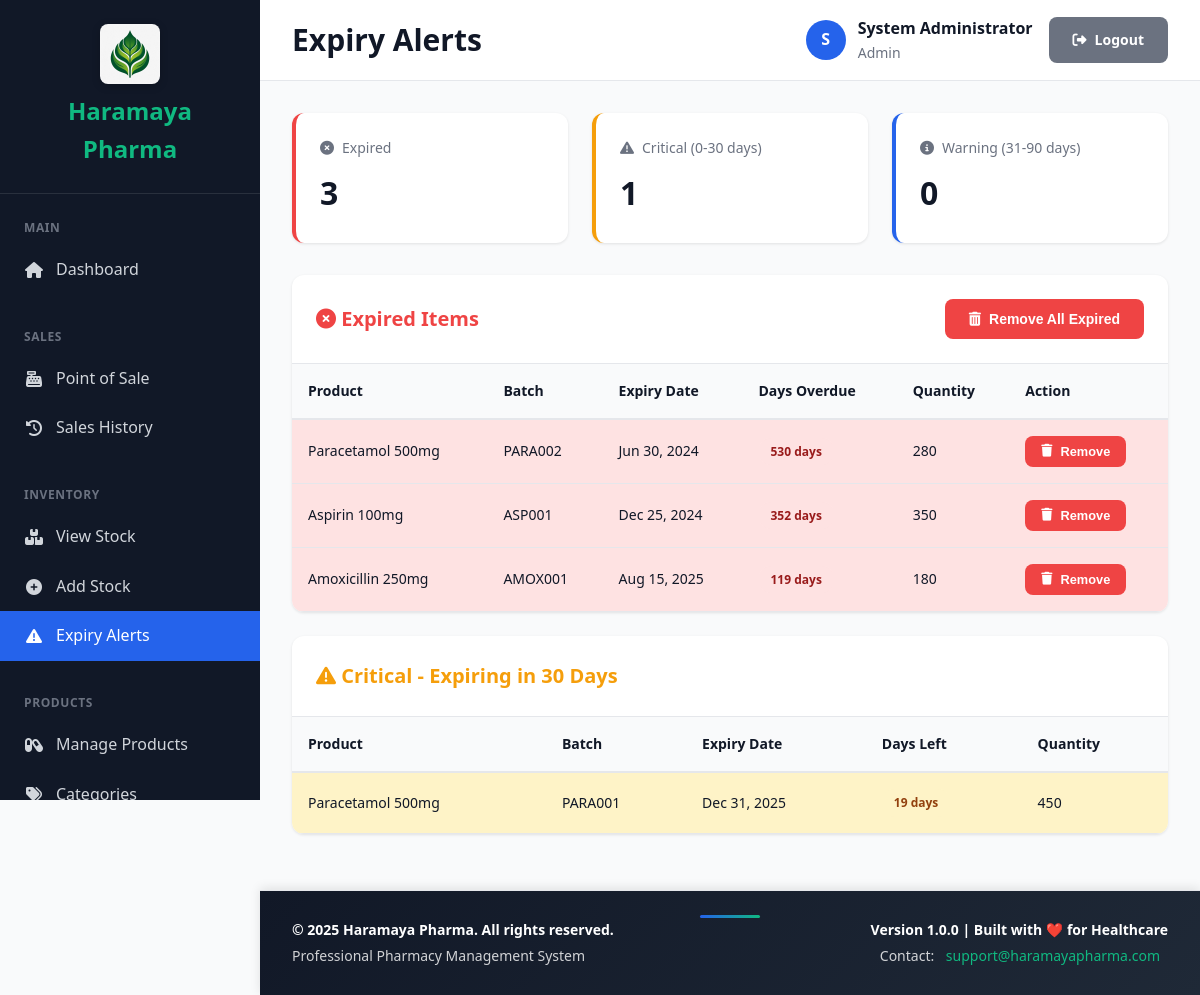
Screenshot of /modules/stock/expiry-alerts.php (signed in) with the database file from the repository.
### tables this page shows
CREATE TABLE IF NOT EXISTS stock_batches (
    batch_id INT AUTO_INCREMENT PRIMARY KEY,
    product_id INT NOT NULL,
    supplier_id INT NOT NULL,
    batch_number VARCHAR(100) NOT NULL,
    quantity_received INT NOT NULL,
    quantity_remaining INT NOT NULL,
    unit_cost DECIMAL(10,2) NOT NULL,
    expiry_date DATE NOT NULL,
    received_date DATE NOT NULL,
    received_by INT NOT NULL,
    notes TEXT,
    created_at TIMESTAMP DEFAULT CURRENT_TIMESTAMP,
    FOREIGN KEY (product_id) REFERENCES products(product_id) ON DELETE CASCADE,
    FOREIGN KEY (supplier_id) REFERENCES suppliers(supplier_id) ON DELETE RESTRICT,
    FOREIGN KEY (received_by) REFERENCES users(user_id) ON DELETE RESTRICT,
    INDEX idx_product_batch (product_id, batch_number),
    INDEX idx_expiry_date (expiry_date),
    INDEX idx_supplier (supplier_id)
);

CREATE TABLE IF NOT EXISTS products (
    product_id INT AUTO_INCREMENT PRIMARY KEY,
    product_code VARCHAR(50) NOT NULL UNIQUE,
    product_name VARCHAR(200) NOT NULL,
    generic_name VARCHAR(200),
    category_id INT NOT NULL,
    strength VARCHAR(50),
    dosage_form VARCHAR(50),
    unit_price DECIMAL(10,2) NOT NULL,
    reorder_level INT DEFAULT 10,
    requires_prescription BOOLEAN DEFAULT FALSE,
    is_active BOOLEAN DEFAULT TRUE,
    created_at TIMESTAMP DEFAULT CURRENT_TIMESTAMP,
    FOREIGN KEY (category_id) REFERENCES product_categories(category_id) ON DELETE RESTRICT,
    INDEX idx_product_code (product_code),
    INDEX idx_product_name (product_name),
    INDEX idx_category (category_id)
);

### includes/auth.php (called while the page is built, shortened)
<?php
require_once __DIR__ . '/security.php';
function is_logged_in() {
    return isset($_SESSION['user_id']) && !empty($_SESSION['user_id']);
}
function has_role($required_role) {
    $user_role = $_SESSION['role'];
    if ($user_role === 'admin') {
        return true;
    }
    return $user_role === $required_role;
}

### includes/security.php (called while the page is built, shortened)
<?php
function clean($data) {
    return htmlspecialchars($data, ENT_QUOTES, 'UTF-8');
}

### modules/stock/expiry-alerts.php (the view, shortened to what this page needs)
<?php
$pdo = require __DIR__ . '/../../config/database.php';
require_once __DIR__ . '/../../includes/security.php';
require_once __DIR__ . '/../../includes/auth.php';
require_once __DIR__ . '/../../templates/header.php';
$expired = $pdo->query("
    SELECT sb.batch_id, p.product_name, sb.batch_number, sb.expiry_date, sb.quantity_remaining,
           DATEDIFF(sb.expiry_date, CURDATE()) as days_left
    FROM stock_batches sb
    INNER JOIN products p ON sb.product_id = p.product_id
    WHERE sb.expiry_date < CURDATE()
    AND sb.quantity_remaining > 0
    ORDER BY sb.expiry_date ASC
")->fetchAll();
$critical = $pdo->query("
    SELECT p.product_name, sb.batch_number, sb.expiry_date, sb.quantity_remaining,
           DATEDIFF(sb.expiry_date, CURDATE()) as days_left
    FROM stock_batches sb
    INNER JOIN products p ON sb.product_id = p.product_id
    WHERE sb.expiry_date BETWEEN CURDATE() AND DATE_ADD(CURDATE(), INTERVAL 30 DAY)
    AND sb.quantity_remaining > 0
    ORDER BY sb.expiry_date ASC
")->fetchAll();
$warning = $pdo->query("
    SELECT p.product_name, sb.batch_number, sb.expiry_date, sb.quantity_remaining,
           DATEDIFF(sb.expiry_date, CURDATE()) as days_left
    FROM stock_batches sb
    INNER JOIN products p ON sb.product_id = p.product_id
    WHERE sb.expiry_date BETWEEN DATE_ADD(CURDATE(), INTERVAL 31 DAY) AND DATE_ADD(CURDATE(), INTERVAL 90 DAY)
    AND sb.quantity_remaining > 0
    ORDER BY sb.expiry_date ASC
")->fetchAll();
?>
<div class="stats-grid">
    <div class="stat-card danger">
        <div class="stat-label"><i class="fas fa-times-circle"></i> Expired</div>
        <div class="stat-value"><?php echo count($expired); ?></div>
    </div>
    <div class="stat-card warning">
        <div class="stat-label"><i class="fas fa-exclamation-triangle"></i> Critical (0-30 days)</div>
        <div class="stat-value"><?php echo count($critical); ?></div>
    </div>
    <div class="stat-card">
        <div class="stat-label"><i class="fas fa-info-circle"></i> Warning (31-90 days)</div>
        <div class="stat-value"><?php echo count($warning); ?></div>
    </div>
</div>
<?php if (!empty($expired)): ?>
<div class="card">
    <div class="card-header">
        <h2 class="card-title" style="color: var(--danger-color);">
            <i class="fas fa-times-circle"></i> Expired Items
        </h2>
        <?php if (has_role('admin')): ?>
        <div class="card-actions">
            <form method="POST" style="display: inline;" onsubmit="return confirm('Remove ALL expired products? This action cannot be undone!')">
                <button type="submit" class="btn btn-danger">
                    <i class="fas fa-trash-alt"></i> Remove All Expired
                </button>
            </form>
        </div>
        <?php endif; ?>
    </div>
    <div class="table-container">
        <table class="data-table">
            <thead>
                <tr>
                    <th>Product</th>
                    <th>Batch</th>
                    <th>Expiry Date</th>
                    <th>Days Overdue</th>
                    <th>Quantity</th>
                    <?php if (has_role('admin')): ?>
                    <th>Action</th>
                    <?php endif; ?>
                </tr>
            </thead>
            <tbody>
                <?php foreach ($expired as $item): ?>
                <tr style="background: #fee2e2;">
                    <td><?php echo clean($item['product_name']); ?></td>
                    <td><?php echo clean($item['batch_number']); ?></td>
                    <td><?php echo date('M d, Y', strtotime($item['expiry_date'])); ?></td>
                    <td><span class="badge badge-danger"><?php echo abs($item['days_left']); ?> days</span></td>
                    <td><?php echo $item['quantity_remaining']; ?></td>
                    <?php if (has_role('admin')): ?>
                    <td>
                        <form method="POST" style="display: inline;" onsubmit="return confirm('Remove this expired batch? This action cannot be undone!')">
                            <button type="submit" class="btn btn-danger btn-sm">
                                <i class="fas fa-trash"></i> Remove
                            </button>
                        </form>
                    </td>
                    <?php endif; ?>
                </tr>
                <?php endforeach; ?>
            </tbody>
        </table>
    </div>
</div>
<?php endif; ?>
<?php if (!empty($critical)): ?>
<div class="card">
    <div class="card-header">
        <h2 class="card-title" style="color: var(--warning-color);">
            <i class="fas fa-exclamation-triangle"></i> Critical - Expiring in 30 Days
        </h2>
    </div>
    <div class="table-container">
        <table class="data-table">
            <thead>
                <tr>
                    <th>Product</th>
                    <th>Batch</th>
                    <th>Expiry Date</th>
                    <th>Days Left</th>
                    <th>Quantity</th>
                </tr>
            </thead>
            <tbody>
                <?php foreach ($critical as $item): ?>
                <tr style="background: #fef3c7;">
                    <td><?php echo clean($item['product_name']); ?></td>
                    <td><?php echo clean($item['batch_number']); ?></td>
                    <td><?php echo date('M d, Y', strtotime($item['expiry_date'])); ?></td>
                    <td><span class="badge badge-warning"><?php echo $item['days_left']; ?> days</span></td>
                    <td><?php echo $item['quantity_remaining']; ?></td>
                </tr>
                <?php endforeach; ?>
            </tbody>
        </table>
    </div>
</div>
<?php endif; ?>
<?php require_once __DIR__ . '/../../templates/footer.php'; ?>

### assets/css/main.css (style rules this page uses)
:root { --primary-color: #2563eb; --primary-dark: #1e40af; --secondary-color: #10b981; --danger-color: #ef4444; --warning-color: #f59e0b; --success-color: #10b981; --dark-bg: #1f2937; --sidebar-bg: #111827; --content-bg: #f9fafb; --card-bg: #ffffff; --text-primary: #111827; --text-secondary: #6b7280; --border-color: #e5e7eb; --shadow: 0 1px 3px 0 rgba(0, 0, 0, 0.1); --shadow-lg: 0 10px 15px -3px rgba(0, 0, 0, 0.1); }
* { margin: 0; padding: 0; box-sizing: border-box; }
body { font-family: 'Segoe UI', Tahoma, Geneva, Verdana, sans-serif; background: var(--content-bg); color: var(--text-primary); line-height: 1.6; }
.card { background: var(--card-bg); border-radius: 12px; box-shadow: var(--shadow); overflow: hidden; margin-bottom: 1.5rem; }
.card-header { padding: 1.5rem; border-bottom: 1px solid var(--border-color); display: flex; justify-content: space-between; align-items: center; }
.card-title { font-size: 1.25rem; font-weight: 600; color: var(--text-primary); margin: 0; }
.card-actions { display: flex; gap: 0.5rem; align-items: center; }
.stats-grid { display: grid; grid-template-columns: repeat(auto-fit, minmax(250px, 1fr)); gap: 1.5rem; margin-bottom: 2rem; }
.stat-card { background: var(--card-bg); padding: 1.5rem; border-radius: 12px; box-shadow: var(--shadow); border-left: 4px solid var(--primary-color); transition: transform 0.2s; }
.stat-card.warning { border-left-color: var(--warning-color); }
.stat-card.danger { border-left-color: var(--danger-color); }
.stat-label { display: flex; align-items: center; gap: 0.5rem; font-size: 0.875rem; color: var(--text-secondary); margin-bottom: 0.5rem; }
.stat-value { font-size: 2rem; font-weight: 700; color: var(--text-primary); }
.btn { display: inline-flex; align-items: center; gap: 0.5rem; padding: 0.75rem 1.5rem; border: none; border-radius: 8px; font-weight: 600; text-decoration: none; cursor: pointer; transition: all 0.2s; font-size: 0.875rem; }
.btn-danger { background: var(--danger-color); color: white; }
.btn-sm { padding: 0.5rem 1rem; font-size: 0.8rem; }
.table-container { overflow-x: auto; }
.data-table { width: 100%; border-collapse: collapse; font-size: 0.875rem; }
.data-table th { background: var(--content-bg); padding: 1rem; text-align: left; font-weight: 600; color: var(--text-primary); border-bottom: 2px solid var(--border-color); }
.data-table td { padding: 1rem; border-bottom: 1px solid var(--border-color); }
.badge { display: inline-flex; align-items: center; gap: 0.25rem; padding: 0.25rem 0.75rem; border-radius: 12px; font-size: 0.75rem; font-weight: 600; }
.badge-warning { background: #fef3c7; color: #92400e; }
.badge-danger { background: #fee2e2; color: #991b1b; }

### rows the page displays
stock_batches: product.product_name "Paracetamol 500mg", batch_number "PARA002", expiry_date "Jun 30, 2024", days_left "530", quantity_remaining "280"
stock_batches: product.product_name "Aspirin 100mg", batch_number "ASP001", expiry_date "Dec 25, 2024", days_left "352", quantity_remaining "350"
stock_batches: product.product_name "Amoxicillin 250mg", batch_number "AMOX001", expiry_date "Aug 15, 2025", days_left "119", quantity_remaining "180"
stock_batches: product.product_name "Paracetamol 500mg", batch_number "PARA001", expiry_date "Dec 31, 2025", days_left "19", quantity_remaining "450"

### other values shown
$page_title "Expiry Alerts"
substr($current_user['full_name'], 0, 1) "S"
$current_user['full_name'] "System Administrator"
$current_user['role'] "Admin"
count($expired) "3"
count($critical) "1"
count($warning) "0"
